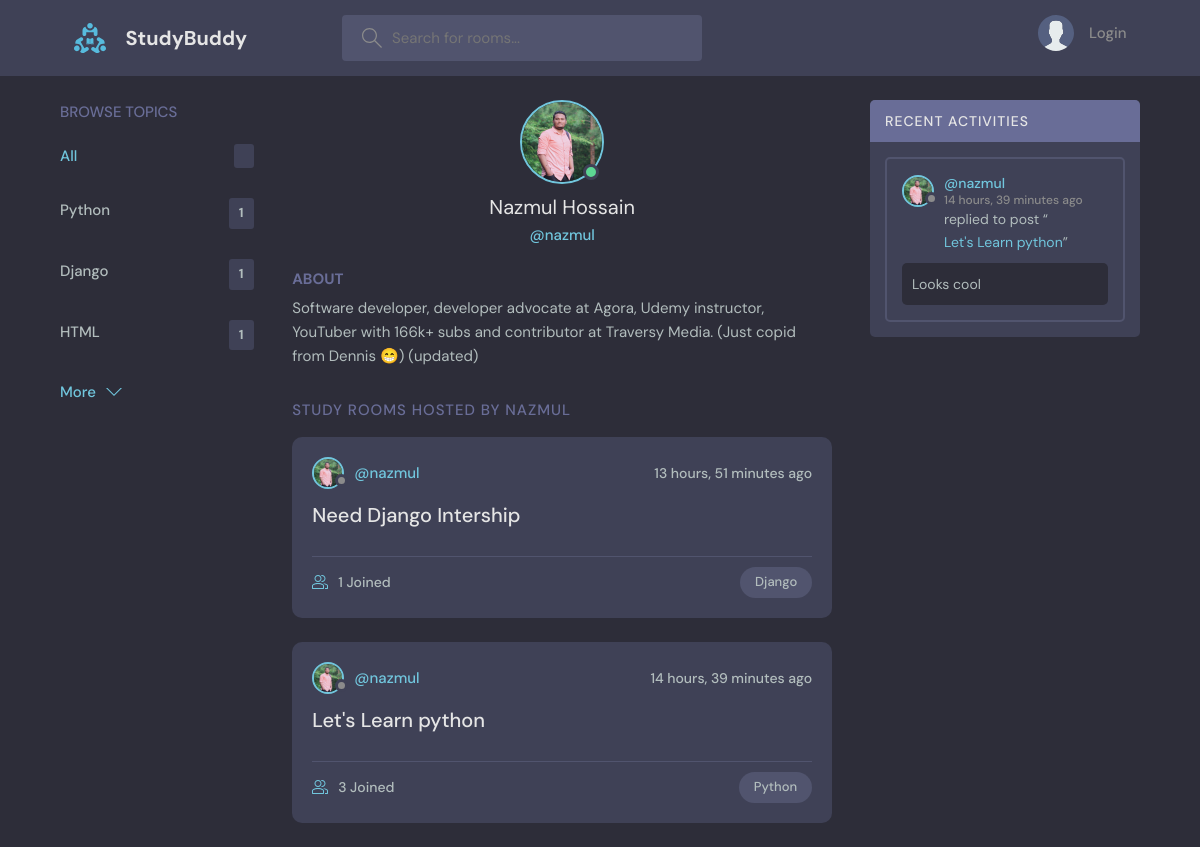
Page /profile/1/ on the committed database.
### base/models.py (models this page shows, shortened)
class Topic(models.Model):
    name = models.CharField(max_length=200)
    def __str__(self):
        return self.name

class User(AbstractUser):
    name = models.CharField(max_length=200, null=True)
    email = models.EmailField(unique=True)
    bio = models.TextField(null=True)
    avatar = models.ImageField(null=True, default='avatar.svg')
    USERNAME_FIELD = 'email'
    REQUIRED_FIELDS = []

class Room(models.Model):
    host = models.ForeignKey(User, on_delete=models.SET_NULL, null=True)
    topic = models.ForeignKey(Topic, on_delete=models.SET_NULL, null=True)
    name = models.CharField(max_length=250)
    description = models.TextField(null=True, blank=True,)
    participants = models.ManyToManyField(User, blank=True, related_name="participants")    #when there is another ManyToMany or OneToMany relationship, to Spcify this relation used "related_name"
    update = models.DateTimeField(auto_now=True)
    create = models.DateTimeField(auto_now_add=True)
    class Meta:
        ordering = ['-update', '-create']   # rendering data by sorting query data

class Message(models.Model):
    user = models.ForeignKey(User, on_delete=models.CASCADE)
    room = models.ForeignKey(Room, on_delete=models.CASCADE)
    body = models.TextField()
    update = models.DateTimeField(auto_now=True)
    create = models.DateTimeField(auto_now_add=True)
    class Meta:
        ordering = ['-update', '-create']

### base/views.py (the view)
# urls.py: path('profile/<str:pk>/', views.userProfile, name='user-profile'),
def userProfile(request, pk):
    user = User.objects.get(id=pk)
    rooms = user.room_set.all()
    room_messages = user.message_set.all()
    topics = Topic.objects.all()
    context = {'user':user, 'rooms':rooms, 'room_messages':room_messages, 'topics':topics}
    return render(request, 'base/profile.html', context)

### base/templates/base/profile.html (shortened to what this page needs)
{% extends 'main.html' %}
{% block content %}
  <main class="profile-page layout layout--3">
    <div class="container">
      {% include "base/topic_component.html" %}
      <div class="roomList">
        <div class="profile">
          <div class="profile__avatar">
            <div class="avatar avatar--large active">
              <img src="{{user.avatar.url}}" />
            </div>
          </div>
          <div class="profile__info">
            <h3>{{user.name}}</h3>
            <p>@{{user.username}}</p>
          </div>
          <div class="profile__about">
            <h3>About</h3>
            <p>
              {{user.bio}}
            </p>
          </div>
        </div>
        <div class="roomList__header">
          <div>
            <h2>Study Rooms Hosted by {{user.username}}</a>
            </h2>
          </div>
        </div>
        {% include 'base/feed_component.html' %}
      </div>
      {% include 'base/activity_component.html' %}
    </div>
  </main>
{% endblock content %}

### templates/main.html (shortened to what this page needs)
<!DOCTYPE html>
{% load static %}
<html lang="en">
  <head>
    <link rel="stylesheet" href="{% static 'css/style.css' %}" />
  </head>
  <body>
    {% include "navbar.html" %}
    {% block content %}
    {% endblock content %}
  </body>
</html>

### templates/navbar.html (shortened to what this page needs)
{% load static %}
<header class="header header--loggedIn">
    <div class="container">
      <a href="{% url 'home' %}" class="header__logo">
        <img src="{% static 'images/logo.svg' %}" />
        <h1>StudyBuddy</h1>
      </a>
      <form class="header__search" method="GET" action="{% url 'home' %}">
        <label>
          <input name="q" placeholder="Search for rooms..." />
        </label>
      </form>
      <nav class="header__menu">
        {% if request.user.is_authenticated %}
        <div class="header__user">
          <a href="{% url 'user-profile' request.user.id %}">
            <div class="avatar avatar--medium active">
              <img src="{{request.user.avatar.url}}" />
            </div>
            <p>{{request.user.username}}<span>@{{request.user.username}}</span></p>
          </a>
          <button class="dropdown-button">
            <svg version="1.1" xmlns="http://www.w3.org/2000/svg" width="32" height="32" viewBox="0 0 32 32">
              <title>chevron-down</title>
              <path d="M16 21l-13-13h-3l16 16 16-16h-3l-13 13z"></path>
            </svg>
          </button>
        </div>
        {% else %}
        <a href="{% url 'login' %}">
          <img src="{% static 'images/avatar.svg' %}" />
          <p>Login</p>
        </a>
        {% endif %}
      </nav>
    </div>
  </header>

### base/templates/base/topic_component.html
<div class="topics">
    <div class="topics__header">
      <h2>Browse Topics</h2>
    </div>
    <ul class="topics__list">
      <li>
        <a href="{% url 'home' %}" class="active">All <span>{{total_room}}</span></a>
      </li>
      {% for topic in topics %}
      <li>
        <a href="{% url 'home' %}?q={{topic.name}}">{{topic.name}} <span>{{topic.room_set.all.count}}</span></a>
      </li>
      {% endfor %}
    </ul>
    <a class="btn btn--link" href="{% url 'topics' %}">
      More
      <svg version="1.1" xmlns="http://www.w3.org/2000/svg" width="32" height="32" viewBox="0 0 32 32">
        <title>chevron-down</title>
        <path d="M16 21l-13-13h-3l16 16 16-16h-3l-13 13z"></path>
      </svg>
    </a>
</div>

### base/templates/base/feed_component.html (shortened to what this page needs)
{% for room in rooms %}
<div class="roomListRoom">
    <div class="roomListRoom__header">
      <a href="{% url 'user-profile' room.host.id %}" class="roomListRoom__author">
        <div class="avatar avatar--small">
          <img src="{{room.host.avatar.url}}" />
        </div>
        <span>@{{room.host.username}}</span>
      </a>
      <div class="roomListRoom__actions">
        <span>{{room.create | timesince}} ago</span>
      </div>
    </div>
    <div class="roomListRoom__content">
      <a href="{% url 'room' room.id %}">{{room.name}}</a>
    </div>
    <div class="roomListRoom__meta">
      <a href="{% url 'room' room.id %}" class="roomListRoom__joined">
        {{room.participants.all.count}} Joined
      </a>
      <p class="roomListRoom__topic">{{room.topic}}</p>
    </div>
  </div>
{% endfor %}

### base/templates/base/activity_component.html (shortened to what this page needs)
<div class="activities">
    <div class="activities__header">
      <h2>Recent Activities</h2>
    </div>
    {% for message in room_messages %}
    <div class="activities__box">
      <div class="activities__boxHeader roomListRoom__header">
        <a href="{% url 'user-profile' message.user.id %}" class="roomListRoom__author">
          <div class="avatar avatar--small">
            <img src="{{message.user.avatar.url}}" />
          </div>
          <p>
            @{{message.user.username}}
            <span>{{message.create | timesince}} ago</span>
          </p>
        </a>
      </div>
      <div class="activities__boxContent">
        <p>replied to post “<a href="{% url 'room' message.room.id %}">{{message.room.name}}</a>”</p>
        <div class="activities__boxRoomContent">
          {{message.body}}
        </div>
      </div>
    </div>
    {% endfor %}
</div>

### rows in the picture
Topic: name "Python", room_set.all.count "1"
Topic: name "Django", room_set.all.count "1"
Topic: name "HTML", room_set.all.count "1"
User: avatar (picture), name "Nazmul Hossain", username "nazmul", bio "Software developer, developer advocate at Agora, Udemy instructor, YouTuber with 166k+ subs and contributor at Traversy Media. (Just copid from Dennis 😁) (updated)", username "NAZMUL"
Room: host.avatar (picture), host.username "nazmul", create "13 hours, 51 minutes", name "Need Django Intership", participants.all.count "1", topic "Django"
Room: host.avatar (picture), host.username "nazmul", create "14 hours, 39 minutes", name "Let's Learn python", participants.all.count "3", topic "Python"
Message: user.avatar (picture), user.username "nazmul", create "14 hours, 39 minutes", room.name "Let's Learn python", body "Looks cool"
